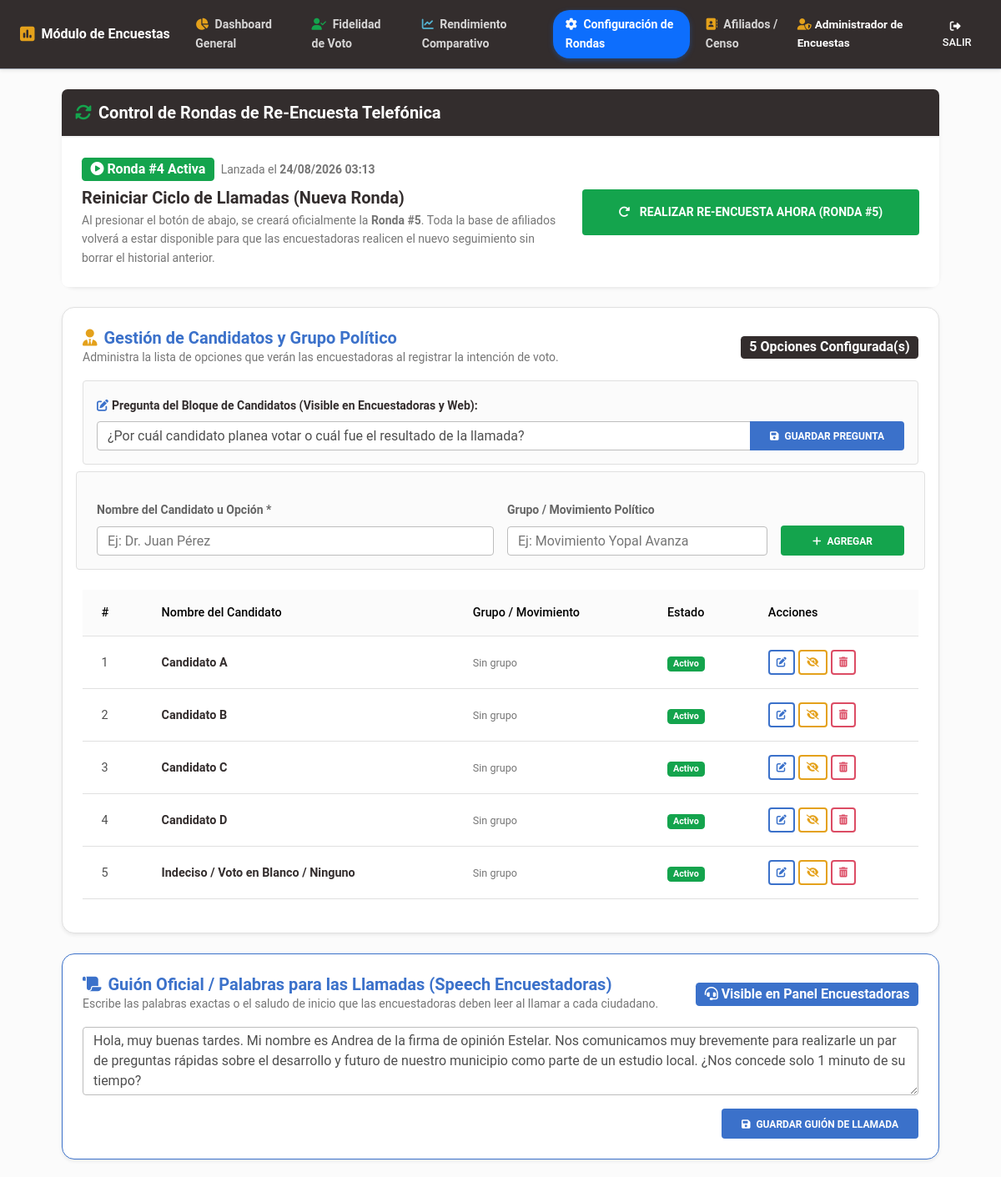
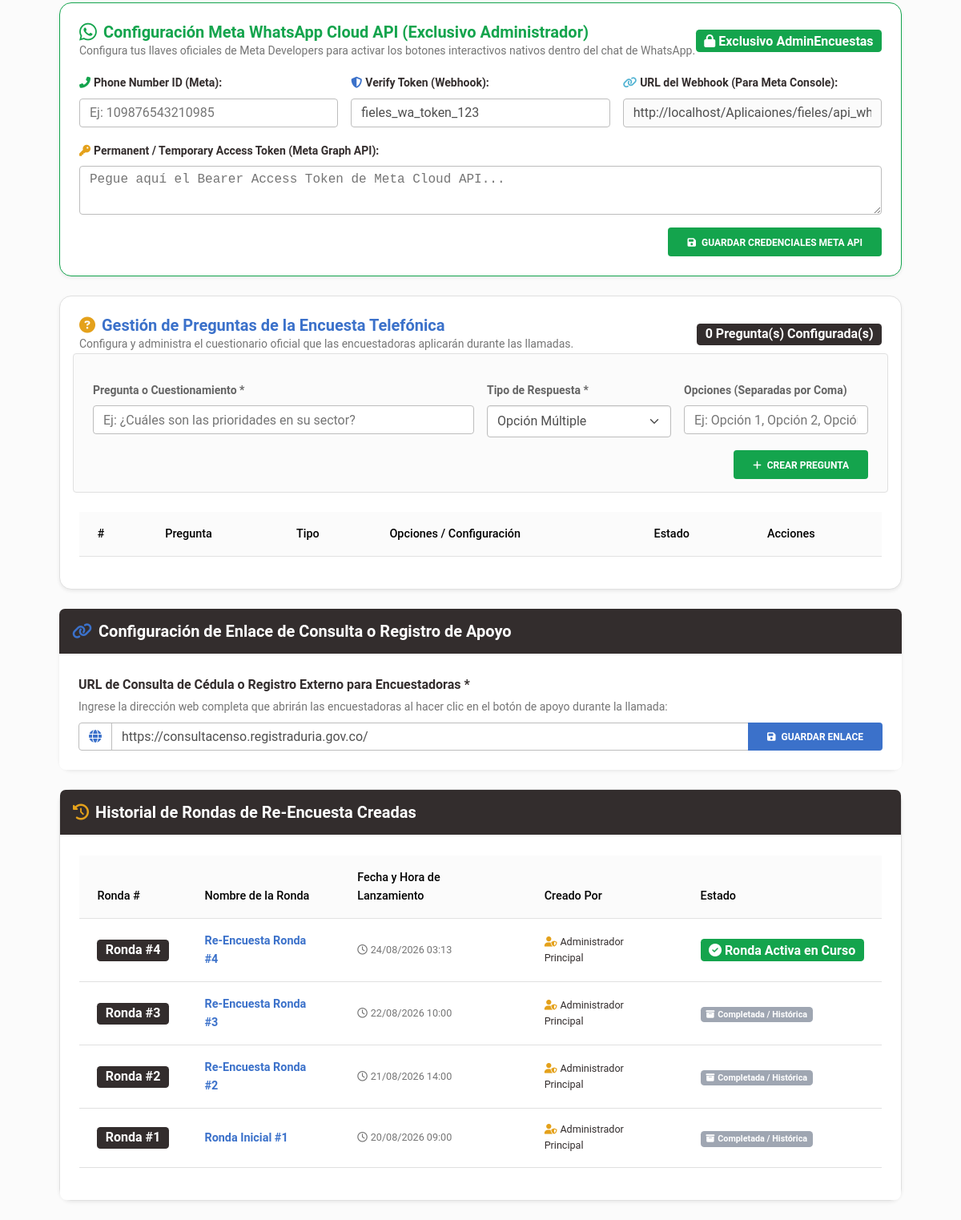
/admin_encuestas/configuracion.php (signed in), run on an earlier commit of the app's database (2 pictures, top to bottom).
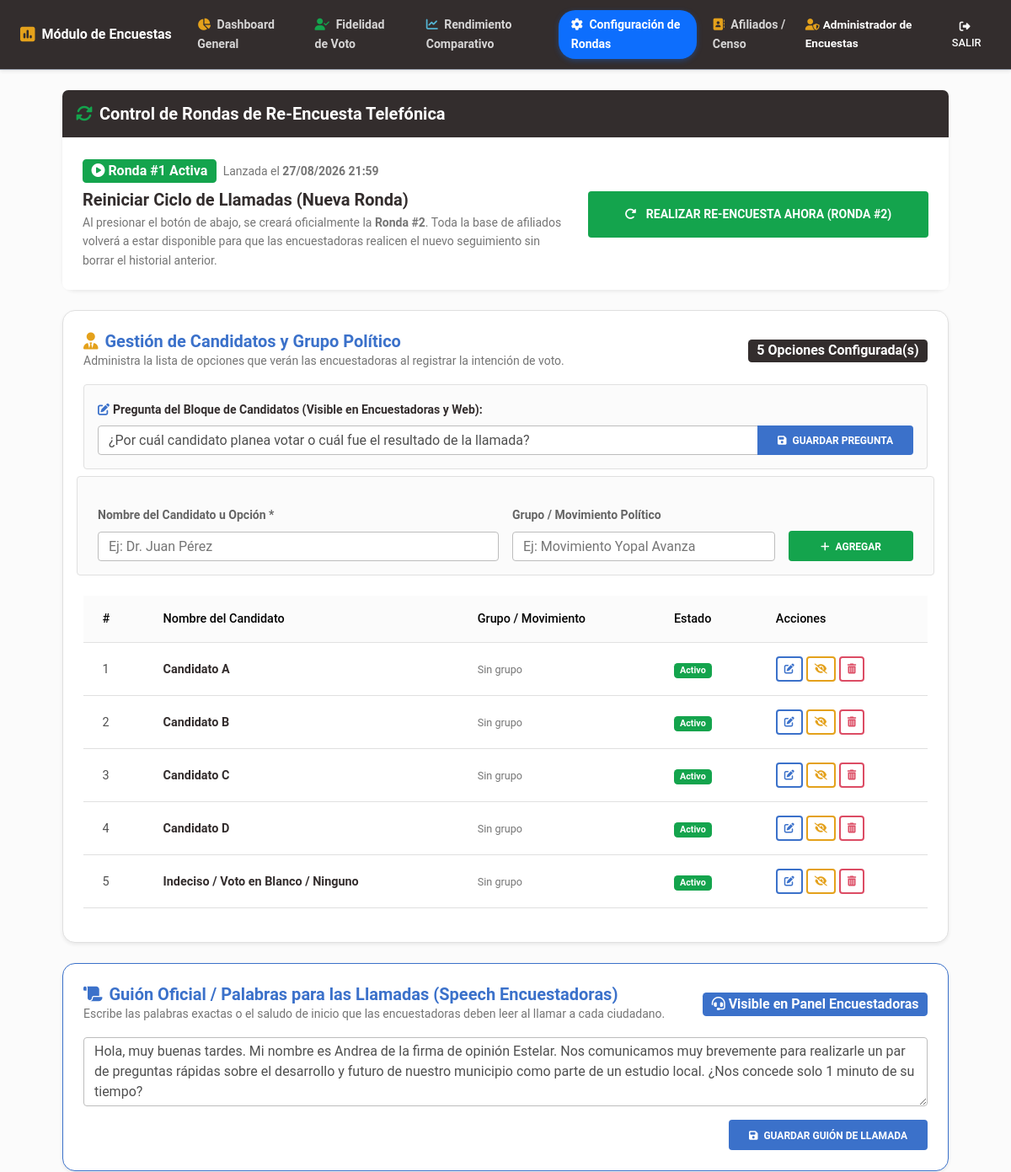
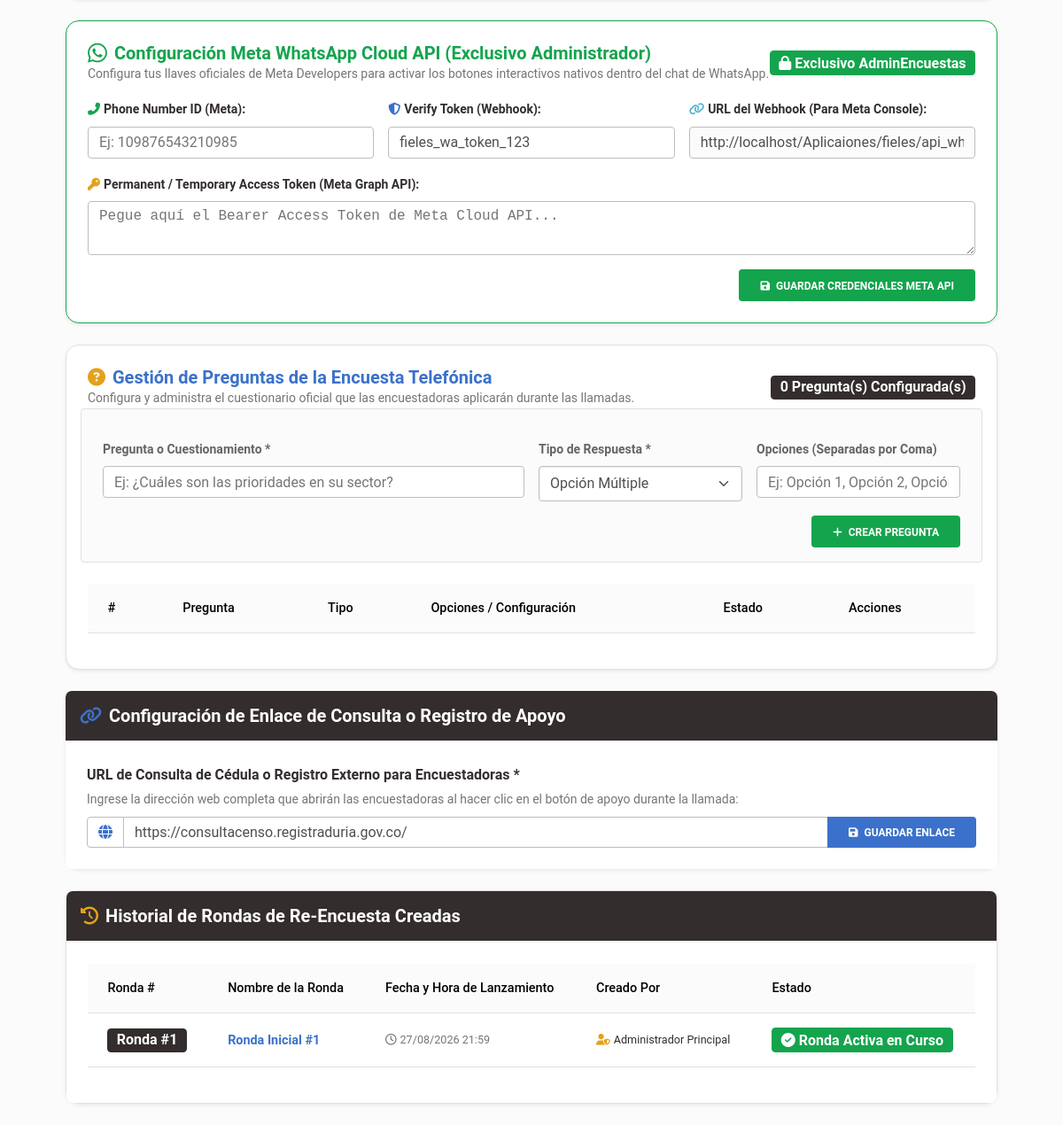
And on a later commit of the database (2 pictures, top to bottom).
### tables this page shows
CREATE TABLE `usuarios` (
  `id` int(11) NOT NULL AUTO_INCREMENT,
  `nombre_completo` varchar(150) NOT NULL,
  `cedula` varchar(20) NOT NULL,
  `telefono` varchar(20) NOT NULL,
  `username` varchar(50) NOT NULL,
  `password` varchar(255) NOT NULL,
  `role_id` int(11) NOT NULL,
  `codigo_referido` varchar(30) NOT NULL,
  `intentos_fallidos` int(11) DEFAULT 0,
  `bloqueado_hasta` datetime DEFAULT NULL,
  `creado_en` datetime DEFAULT current_timestamp(),
  PRIMARY KEY (`id`),
  UNIQUE KEY `cedula` (`cedula`),
  UNIQUE KEY `username` (`username`),
  UNIQUE KEY `codigo_referido` (`codigo_referido`),
  KEY `role_id` (`role_id`),
  CONSTRAINT `usuarios_ibfk_1` FOREIGN KEY (`role_id`) REFERENCES `roles` (`id`)
);

CREATE TABLE `rondas_encuestas` (
  `id` int(11) NOT NULL AUTO_INCREMENT,
  `numero_ronda` int(11) NOT NULL,
  `nombre_ronda` varchar(150) DEFAULT NULL,
  `creado_por` int(11) NOT NULL,
  `creado_en` datetime DEFAULT current_timestamp(),
  PRIMARY KEY (`id`)
);

CREATE TABLE `candidatos_encuestas` (
  `id` int(11) NOT NULL AUTO_INCREMENT,
  `nombre` varchar(150) NOT NULL,
  `grupo` varchar(150) DEFAULT NULL,
  `activo` tinyint(4) DEFAULT 1,
  `creado_en` timestamp NOT NULL DEFAULT current_timestamp(),
  PRIMARY KEY (`id`),
  UNIQUE KEY `nombre` (`nombre`)
);

CREATE TABLE `configuracion_encuestas` (
  `id` int(11) NOT NULL DEFAULT 1,
  `dias_reencuesta` int(11) NOT NULL DEFAULT 15,
  `url_consulta_externa` text DEFAULT NULL,
  `actualizado_en` timestamp NOT NULL DEFAULT current_timestamp() ON UPDATE current_timestamp(),
  PRIMARY KEY (`id`)
);

### config/auth.php (called while the page is built, shortened)
<?php
require_once __DIR__ . '/security.php';
function getCurrentUser() {
    $pdo = getDB();
    $stmt = $pdo->prepare("SELECT u.*, r.nombre as role_name FROM usuarios u JOIN roles r ON u.role_id = r.id WHERE u.id = ?");
    $stmt->execute([$_SESSION['user_id']]);
    return $stmt->fetch();
}

### config/security.php (called while the page is built, shortened)
<?php
function e($string) {
    return htmlspecialchars($string, ENT_QUOTES, 'UTF-8');
}

### admin_encuestas/configuracion.php (the view, shortened to what the rows shown need)
<?php
require_once __DIR__ . '/../config/security.php';
require_once __DIR__ . '/../config/auth.php';
$admin = getCurrentUser();
$pdo = getDB();
$stmtConfigAll = $pdo->query("SELECT * FROM configuracion_encuestas WHERE id = 1");
$configRow = $stmtConfigAll->fetch() ?: [];
$urlExternaActual = !empty($configRow['url_consulta_externa']) ? $configRow['url_consulta_externa'] : '../registro.php?ref=LID-40FEA8AA';
$stmtCandidatosList = $pdo->query("SELECT * FROM candidatos_encuestas ORDER BY id ASC");
$listaCandidatos = $stmtCandidatosList->fetchAll();
$stmtHistorialRondas = $pdo->query("SELECT r.*, u.nombre_completo as creador_nombre FROM rondas_encuestas r JOIN usuarios u ON r.creado_por = u.id ORDER BY r.numero_ronda DESC");
$listaRondas = $stmtHistorialRondas->fetchAll();
$rondaActiva = $listaRondas[0] ?? ['id' => 1, 'numero_ronda' => 1, 'nombre_ronda' => 'Ronda Inicial #1', 'creado_en' => date('Y-m-d H:i:s')];
?>
<!DOCTYPE html>
<html lang="es">
<head>
    <link rel="stylesheet" href="https://cdnjs.cloudflare.com/ajax/libs/font-awesome/6.4.0/css/all.min.css">
    <link rel="stylesheet" href="https://cdnjs.cloudflare.com/ajax/libs/mdb-ui-kit/6.4.0/mdb.min.css">
    <link rel="stylesheet" href="../assets/css/custom.css">
</head>
<body class="bg-light">
<?php $activeTab = 'configuracion'; include __DIR__ . '/navbar.php'; ?>
<div class="container-fluid px-4 py-4" style="max-width: 1100px;">
    <div class="card card-custom mb-4 border-success shadow-sm">
        <div class="card-body p-4 bg-white">
            <div class="row align-items-center">
                <div class="col-lg-7 mb-3 mb-lg-0">
                    <div class="d-flex align-items-center gap-2 mb-2">
                        <span class="badge bg-success fs-6"><i class="fas fa-play-circle me-1"></i>Ronda #<?= $rondaActiva['numero_ronda'] ?> Activa</span>
                        <span class="text-muted small">Lanzada el <strong><?= date('d/m/Y H:i', strtotime($rondaActiva['creado_en'])) ?></strong></span>
                    </div>
                    <p class="text-muted small mb-0">Al presionar el botón de abajo, se creará oficialmente la <strong>Ronda #<?= $rondaActiva['numero_ronda'] + 1 ?></strong>. Toda la base de afiliados volverá a estar disponible para que las encuestadoras realicen el nuevo seguimiento sin borrar el historial anterior.</p>
                </div>
                <div class="col-lg-5 text-lg-end">
                    <form action="configuracion.php" method="POST" onsubmit="return confirm('⚠️ ¿Está completamente seguro de iniciar una NUEVA RONDA de re-encuesta (#<?= $rondaActiva['numero_ronda'] + 1 ?>)?\n\nEsto habilitará de nuevo a todos los afiliados para que las encuestadoras comiencen las llamadas del nuevo ciclo.');">
                        <button type="submit" class="btn btn-success btn-lg fw-bold shadow-0 w-100 py-3">
                            <i class="fas fa-redo-alt me-2"></i> Realizar Re-Encuesta Ahora (Ronda #<?= $rondaActiva['numero_ronda'] + 1 ?>)
                        </button>
                    </form>
                </div>
            </div>
        </div>
    </div>
    <div class="card card-custom mb-4 shadow-sm border">
        <div class="card-body p-4">
            <div class="table-responsive">
                <table class="table table-hover align-middle">
                    <thead class="table-light">
                        <tr>
                            <th>#</th>
                            <th>Nombre del Candidato</th>
                            <th>Grupo / Movimiento</th>
                            <th>Estado</th>
                            <th>Acciones</th>
                        </tr>
                    </thead>
                    <tbody>
                        <?php foreach ($listaCandidatos as $idx => $c): ?>
                            <tr>
                                <td><?= $idx + 1 ?></td>
                                <td class="fw-bold text-dark"><?= e($c['nombre']) ?></td>
                                <td>
                                    <?php if (!empty($c['grupo'])): ?>
                                        <span class="badge bg-light text-dark border"><i class="fas fa-flag me-1 text-warning"></i><?= e($c['grupo']) ?></span>
                                    <?php else: ?>
                                        <span class="text-muted small">Sin grupo</span>
                                    <?php endif; ?>
                                </td>
                                <td>
                                    <?php if ($c['activo']): ?>
                                        <span class="badge bg-success">Activo</span>
                                    <?php else: ?>
                                        <span class="badge bg-secondary">Inactivo</span>
                                    <?php endif; ?>
                                </td>
                                <td>
                                    <div class="d-flex gap-1">
                                        <button type="button" class="btn btn-outline-primary btn-sm px-2 py-1"
                                                onclick="prepararEditarCandidato(<?= $c['id'] ?>, '<?= e(addslashes($c['nombre'])) ?>', '<?= e(addslashes($c['grupo'])) ?>')">
                                            <i class="fas fa-edit"></i>
                                        </button>
                                        <form action="configuracion.php" method="POST" class="d-inline">
                                            <button type="submit" class="btn btn-outline-<?= $c['activo'] ? 'warning' : 'success' ?> btn-sm px-2 py-1" title="<?= $c['activo'] ? 'Desactivar' : 'Activar' ?>">
                                                <i class="fas fa-<?= $c['activo'] ? 'eye-slash' : 'eye' ?>"></i>
                                            </button>
                                        </form>
                                        <form action="configuracion.php" method="POST" class="d-inline" onsubmit="return confirm('¿Confirma eliminar este candidato?');">
                                            <button type="submit" class="btn btn-outline-danger btn-sm px-2 py-1">
                                                <i class="fas fa-trash-alt"></i>
                                            </button>
                                        </form>
                                    </div>
                                </td>
                            </tr>
                        <?php endforeach; ?>
                    </tbody>
                </table>
            </div>
        </div>
    </div>
    <div class="card card-custom mb-4 shadow-sm border">
        <div class="card-body p-4">
            <div class="table-responsive">
                <table class="table table-hover align-middle">
                    <thead class="table-light">
                        <tr>
                            <th>#</th>
                            <th>Pregunta</th>
                            <th>Tipo</th>
                            <th>Opciones / Configuración</th>
                            <th>Estado</th>
                            <th>Acciones</th>
                        </tr>
                    </thead>
                </table>
            </div>
        </div>
    </div>
    <div class="card card-custom mb-4 border-primary shadow-sm">
        <div class="card-body p-4 bg-white">
            <form action="configuracion.php" method="POST" class="row align-items-center g-3">
                <div class="col-12">
                    <div class="input-group">
                        <span class="input-group-text"><i class="fas fa-globe text-primary"></i></span>
                        <input type="url" name="url_consulta_externa" class="form-control" placeholder="http://localhost/Aplicaiones/fieles/registro.php?ref=LID-40FEA8AA" value="<?= e($urlExternaActual) ?>" required>
                        <button type="submit" class="btn btn-primary fw-bold shadow-0 px-4">
                            <i class="fas fa-save me-1"></i> Guardar Enlace
                        </button>
                    </div>
                </div>
            </form>
        </div>
    </div>
    <div class="card card-custom shadow-sm border">
        <div class="card-body p-4 bg-white">
            <div class="table-responsive">
                <table class="table table-hover align-middle">
                    <thead class="table-light">
                        <tr>
                            <th>Ronda #</th>
                            <th>Nombre de la Ronda</th>
                            <th>Fecha y Hora de Lanzamiento</th>
                            <th>Creado Por</th>
                            <th>Estado</th>
                        </tr>
                    </thead>
                    <tbody>
                        <?php foreach ($listaRondas as $r): ?>
                            <tr>
                                <td class="fw-bold">
                                    <span class="badge bg-dark fs-6">Ronda #<?= $r['numero_ronda'] ?></span>
                                </td>
                                <td class="fw-bold text-primary"><?= e($r['nombre_ronda']) ?></td>
                                <td class="small text-muted"><i class="far fa-clock me-1"></i><?= date('d/m/Y H:i', strtotime($r['creado_en'])) ?></td>
                                <td class="small text-dark"><i class="fas fa-user-shield me-1 text-warning"></i><?= e($r['creador_nombre']) ?></td>
                                <td>
                                    <?php if ($r['id'] == $rondaActiva['id']): ?>
                                        <span class="badge bg-success fs-6"><i class="fas fa-check-circle me-1"></i>Ronda Activa en Curso</span>
                                    <?php else: ?>
                                        <span class="badge bg-secondary"><i class="fas fa-archive me-1"></i>Completada / Histórica</span>
                                    <?php endif; ?>
                                </td>
                            </tr>
                        <?php endforeach; ?>
                    </tbody>
                </table>
            </div>
        </div>
    </div>
</div>
</body>
</html>

### admin_encuestas/navbar.php (shortened to what the rows shown need)
<nav class="navbar navbar-expand-lg navbar-dark bg-dark shadow-sm py-2 border-bottom border-secondary">
    <div class="container-fluid px-3 px-lg-4">
        <div class="collapse navbar-collapse" id="navEncuestadoras">
            <div class="d-flex align-items-center gap-2 py-1" style="font-size: 0.85rem;">
                <span class="text-white-50"><i class="fas fa-user-shield text-warning me-1"></i><strong class="text-white"><?= e($admin['nombre_completo']) ?></strong></span>
            </div>
        </div>
    </div>
</nav>

What changed in the data, as far as the page shows it:
removed rondas_encuestas: numero_ronda "4", creado_en "24/08/2026 03:13", $rondaActiva['numero_ronda'] + 1 "5", nombre_ronda "Re-Encuesta Ronda #4", usuarios.nombre_completo "Administrador Principal", shows "Ronda Activa en Curso"
removed rondas_encuestas: numero_ronda "3", nombre_ronda "Re-Encuesta Ronda #3", creado_en "22/08/2026 10:00", usuarios.nombre_completo "Administrador Principal", shows "Completada / Histórica"
removed rondas_encuestas: numero_ronda "2", nombre_ronda "Re-Encuesta Ronda #2", creado_en "21/08/2026 14:00", usuarios.nombre_completo "Administrador Principal", shows "Completada / Histórica"
changed rondas_encuestas "Ronda Inicial #1": creado_en "20/08/2026 09:00" → "27/08/2026 21:59"; text "Completada / Histórica" → "Ronda Activa en Curso"
Also different on the page:
$rondaActiva['numero_ronda']: "4" → "1"
date('d/m/Y H:i', strtotime($rondaActiva['creado_en'])): "24/08/2026 03:13" → "27/08/2026 21:59"
$rondaActiva['numero_ronda'] + 1: "5" → "2"
